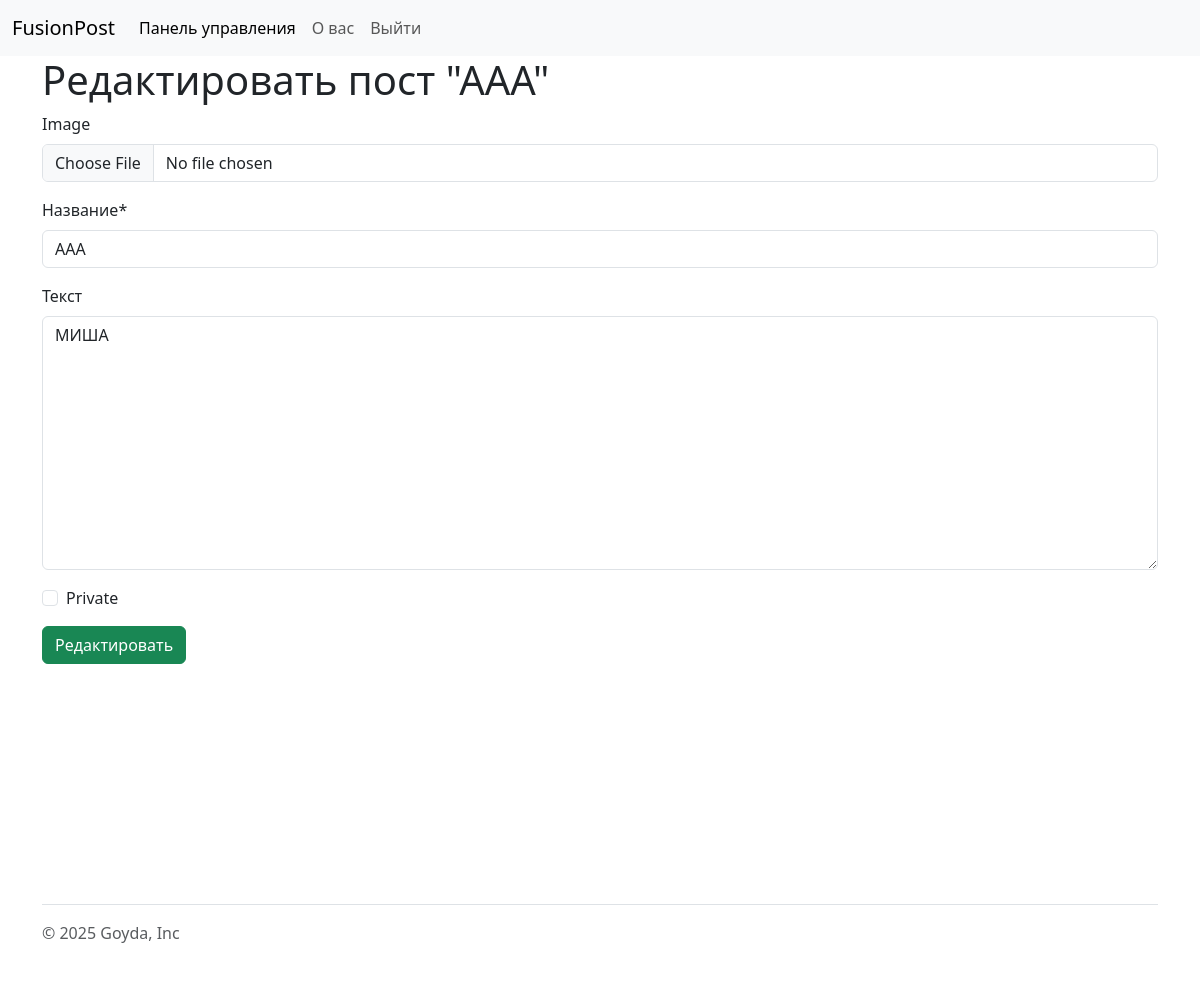
/blogs/edit_post/15 (signed in), run on an earlier commit of the app's database.
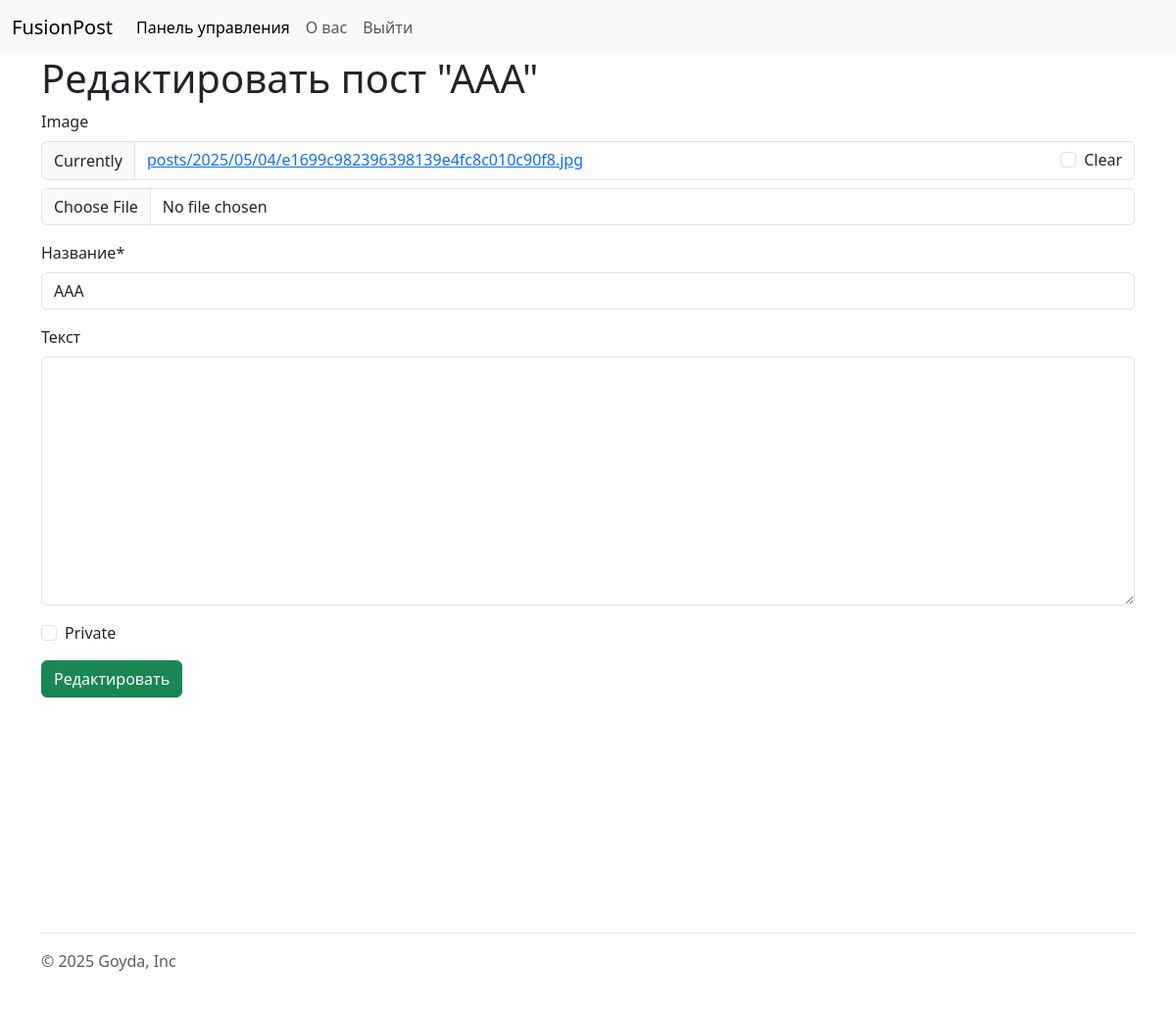
And on a later commit of the database.
### blogs/models.py (models this page shows, shortened)
class TextPost(models.Model):
    author = models.ForeignKey(settings.AUTH_USER_MODEL, on_delete=models.CASCADE, related_name='blog_text_posts')
    image = models.ImageField(blank=True, upload_to='posts/%Y/%m/%d/')
    title = models.CharField(max_length=50)
    body = models.CharField(blank=True)
    publish = models.DateTimeField(default=timezone.now)
    private = models.BooleanField(default=False)
    class Meta:
        ordering = ['-publish']
        indexes = [models.Index(fields=['-publish'])]

### blogs/views.py (the view)
# urls.py: path('edit_post/<int:post_id>', views.edit_post, name='edit_post')
@login_required
def edit_post(request, post_id):
    text_post = TextPost.objects.get(id=post_id)
    if request.method == 'POST':
        edit_form = TextPostForm(request.POST, request.FILES, instance=text_post)
        if edit_form.is_valid():
            edit_form.save()
            return redirect('blogs:text_post_detail', text_post_id=text_post.id)
    else:
        edit_form = TextPostForm(instance=text_post)
    return render(request, 'posts/edit_post.html', {'text_post': text_post, 'edit_form': edit_form})

### blogs/forms.py
class TextPostForm(forms.ModelForm):
    class Meta:
        model = TextPost
        fields = ['image', 'title', 'body', 'private']
        widgets = {'body': forms.Textarea}
        labels = {"title": "Название", "body": "Текст", "Изображение": "image", "Приватный": "private"}

### blogs/templates/posts/edit_post.html (shortened to what this page needs)
{% extends "base.html" %}
{% load crispy_forms_tags %}
{% block body %}
    <h1>Редактировать пост "{{ text_post.title }}"</h1>
    <form method="post" action="{% url "blogs:edit_post" text_post.id %}" enctype="multipart/form-data">
        {{edit_form|crispy }}
        <input type="submit" class="btn btn-success" value="Редактировать">
    </form>
{% endblock %}

What changed in the data, as far as the page shows it:
changed TextPost "ААА": body "МИША" → (not shown)
Also different on the page:
form field edit_form: (not shown) → "☐"
text no longer shown: "Image Название * Текст Private"
text now shown: "Image Currently posts/2025/05/04/e1699c982396398139e4fc8c010c90f8.jpg Clear Название * Текст Private"
